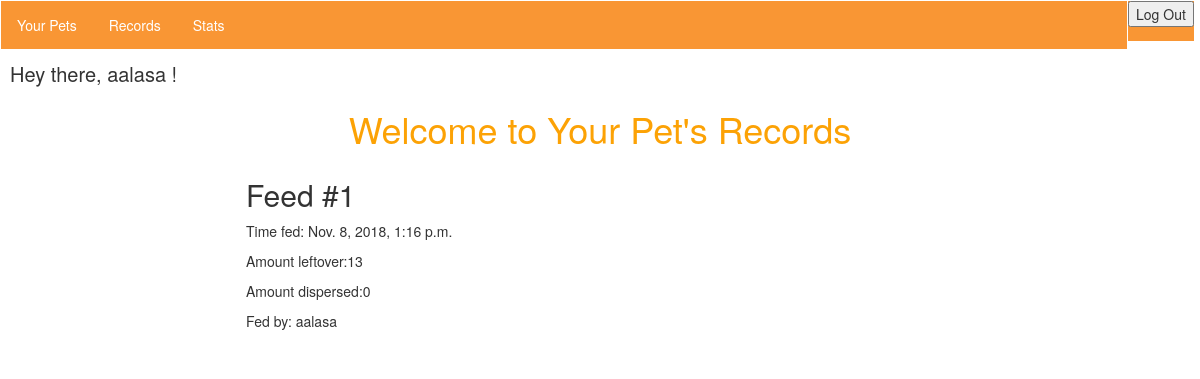
Page /records/ (signed in) on the earlier database version.
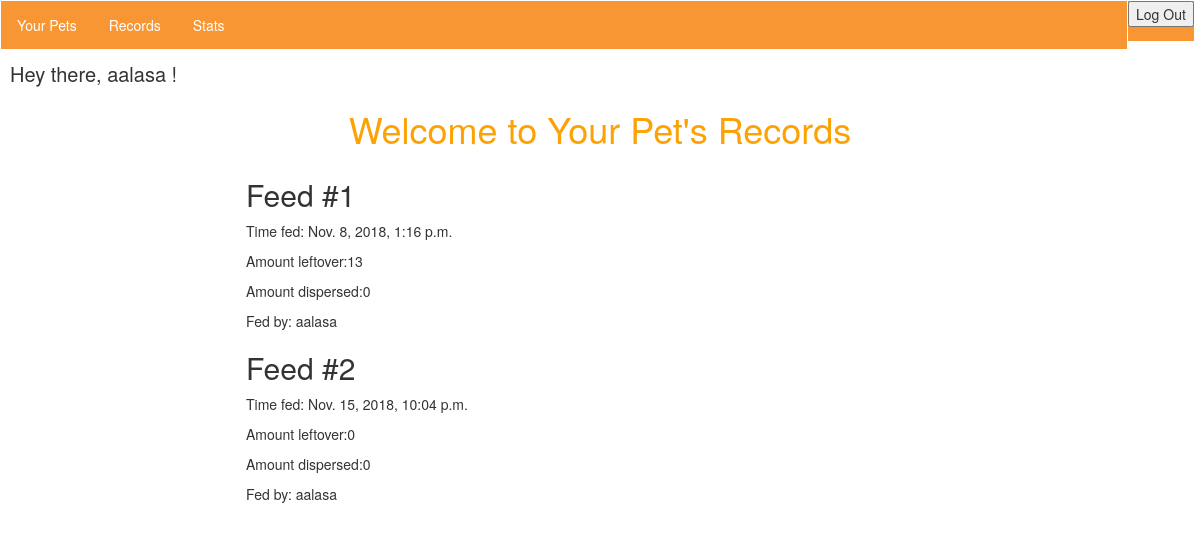
Same page on the later database version.
### records/models.py (models this page shows, shortened)
class Record(models.Model):
    feedID = models.AutoField(primary_key=True)
    dateTime = models.DateTimeField(auto_now_add=True)
    amountLeftOver = models.IntegerField(default='0')
    amountDispensed = models.IntegerField(default='0')
    additionalInfo = models.TextField()
    """thumb = models.ImageField(default='default.png', blank=True)"""
    author = models.ForeignKey(User, on_delete=models.CASCADE, default=1)
    """from records.models import Pet
    Pet.objects.all()
    pet1 = Pet()
    pet1.petName = "Roger"
    pet1.save()
    """

### records/views.py (the view)
# urls.py: url(r'^records/', include('records.urls')),
@login_required(login_url="/accounts/login/")
def records(request):
    records = Record.objects.all()#.order_by(dateTime)
    return render(request, 'records/records.html', {'records': records})

### records/templates/records/records.html (shortened to what this page needs)
{% extends 'interior_layout.html' %}
{% block content %}
<h1>Welcome to Your Pet's Records</h1>
<div class="records" style="margin-left: 20%;">
    {% for record in records %}
    <div class="individual_record">
        <h2>Feed #{{record.feedID}}</h2>
        <p>Time fed: {{record.dateTime}}</p>
        <p>Amount leftover:{{record.amountLeftOver}}</p>
        <p>Amount dispersed:{{record.amountDispensed}}</p>
        <p>Fed by: {{request.user}}</p>
    </div>
    {% endfor %}
</div>
{% endblock %}

### templates/interior_layout.html (shortened to what this page needs)
{% load static from staticfiles %}
<html>
    <head>
        <link rel="stylesheet" href="//maxcdn.bootstrapcdn.com/bootstrap/3.2.0/css/bootstrap.min.css">
        <link rel="stylesheet" href="//maxcdn.bootstrapcdn.com/bootstrap/3.2.0/css/bootstrap-theme.min.css">
        <link rel="stylesheet" href="{% static 'style.css' %}">
    </head>
    <body>
        <div class="navbar" style="width:94%; float:left; display:inline;">
            <ul>
                <li><a href="/records/your-pet">Your Pets</a></li>
                                <li><a href="/records">Records</a></li>
                <li><a href="/stats">Stats</a></li>
            </ul></div>
<ul class="logout_button" style="margin-right:0px; position:absolute; display:inline; clear:right; margin-left:0px; margin-top:1px; width:auto;">
                    <form class="logout-link" action="/accounts/logout/" method="POST">
                        <button class="logout_button" type="submit">Log Out</button>
                    </form>
            </ul>
<br >
        <div class="wrapper">
            <p style=" font-size: 20px;">Hey there, {{ request.user }} !</p>
            {% block content %}
            {% endblock %}
        </div>
    </body>
</html>

Differences in the rows shown:
added Record: feedID "2", dateTime "Nov. 15, 2018, 10:04 p.m.", amountLeftOver "0", amountDispensed "0", {{ request.user }} "aalasa"
